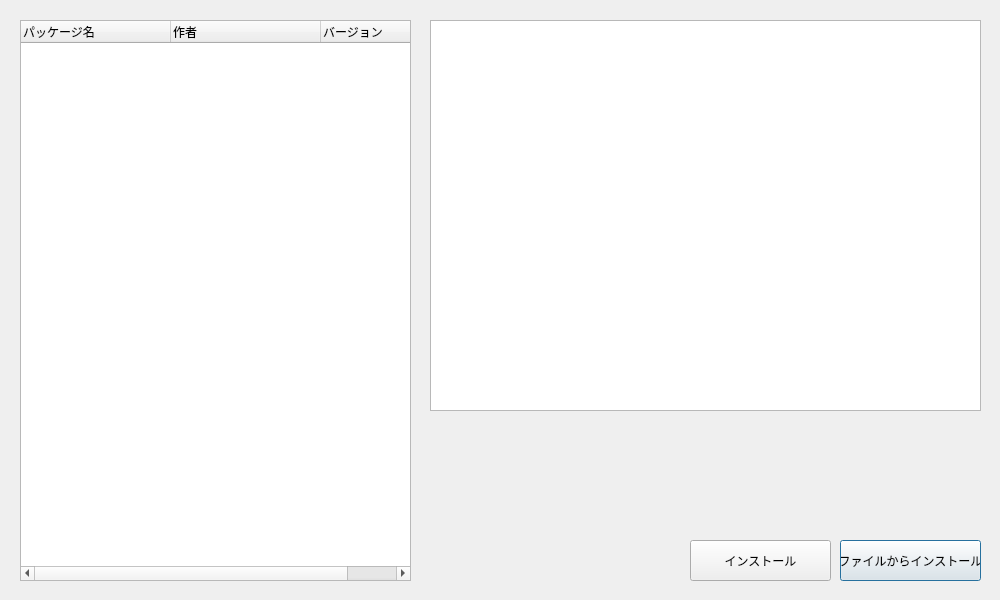
<?xml version="1.0" encoding="UTF-8"?>
<ui version="4.0">
 <class>Dialog</class>
 <widget class="QDialog" name="Dialog">
  <property name="geometry">
   <rect>
    <x>0</x>
    <y>0</y>
    <width>1000</width>
    <height>600</height>
   </rect>
  </property>
  <property name="sizePolicy">
   <sizepolicy hsizetype="Fixed" vsizetype="Fixed">
    <horstretch>0</horstretch>
    <verstretch>0</verstretch>
   </sizepolicy>
  </property>
  <property name="minimumSize">
   <size>
    <width>1000</width>
    <height>600</height>
   </size>
  </property>
  <property name="maximumSize">
   <size>
    <width>1000</width>
    <height>600</height>
   </size>
  </property>
  <property name="windowTitle">
   <string>Dialog</string>
  </property>
  <widget class="QTreeWidget" name="treeWidget">
   <property name="geometry">
    <rect>
     <x>20</x>
     <y>20</y>
     <width>391</width>
     <height>561</height>
    </rect>
   </property>
   <property name="minimumSize">
    <size>
     <width>291</width>
     <height>0</height>
    </size>
   </property>
   <attribute name="headerCascadingSectionResizes">
    <bool>false</bool>
   </attribute>
   <attribute name="headerMinimumSectionSize">
    <number>150</number>
   </attribute>
   <attribute name="headerDefaultSectionSize">
    <number>150</number>
   </attribute>
   <attribute name="headerHighlightSections">
    <bool>false</bool>
   </attribute>
   <attribute name="headerShowSortIndicator" stdset="0">
    <bool>false</bool>
   </attribute>
   <attribute name="headerStretchLastSection">
    <bool>true</bool>
   </attribute>
   <column>
    <property name="text">
     <string>パッケージ名</string>
    </property>
   </column>
   <column>
    <property name="text">
     <string>作者</string>
    </property>
   </column>
   <column>
    <property name="text">
     <string>バージョン</string>
    </property>
   </column>
  </widget>
  <widget class="QTextBrowser" name="textBrowser">
   <property name="geometry">
    <rect>
     <x>430</x>
     <y>20</y>
     <width>551</width>
     <height>391</height>
    </rect>
   </property>
   <property name="openExternalLinks">
    <bool>true</bool>
   </property>
  </widget>
  <widget class="QPushButton" name="pushButton_local_install">
   <property name="geometry">
    <rect>
     <x>840</x>
     <y>540</y>
     <width>141</width>
     <height>41</height>
    </rect>
   </property>
   <property name="text">
    <string>ファイルからインストール</string>
   </property>
  </widget>
  <widget class="QPushButton" name="pushButton_install">
   <property name="geometry">
    <rect>
     <x>690</x>
     <y>540</y>
     <width>141</width>
     <height>41</height>
    </rect>
   </property>
   <property name="text">
    <string>インストール</string>
   </property>
  </widget>
 </widget>
 <resources/>
 <connections/>
</ui>
